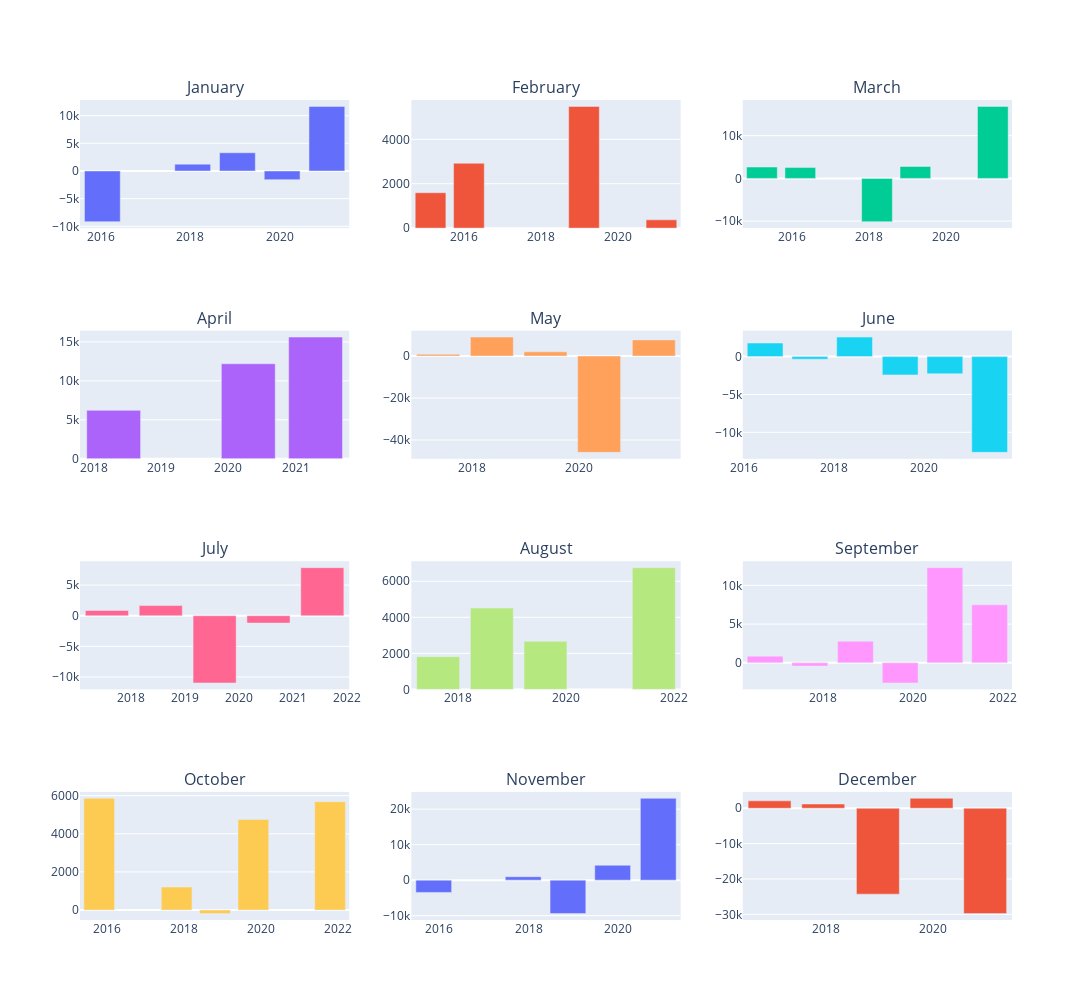

Write notebook code for a chart like this one.
### Code cell
fig = make_subplots(rows=4, cols=3, subplot_titles = ['January', 'February', 'March', 'April', 'May', 'June', 'July', 'August', 'September', 'October', 'November', 'December'] )

n = 0
for i in range(1,5):
    for j in range(1, 4):
        n += 1
        x = df1['Exp_date'].loc[(df1['Exp_date'].dt.month==n)]
        y = df1['Total Profit/Loss'].loc[(df1['Exp_date'].dt.month==n)]
        fig.add_trace(
            go.Bar(x=x , y=y,showlegend=False),
            row=i, col=j
        )
fig.update_layout(height=1000, width=1100)

fig.show()

### Figure 1 — Plotly figure (JSON) as saved in the notebook; plotly's stock layout.template omitted (floating-point values rounded to 4 significant figures)
{"data": [{"showlegend": false, "type": "bar", "x": ["2016-01-15T00:00:00", "2018-01-19T00:00:00", "2019-01-18T00:00:00", "2020-01-17T00:00:00", "2021-01-15T00:00:00"], "xaxis": "x", "y": [-9169.0, 1239, 3297, -1565, 11670], "yaxis": "y"}, {"showlegend": false, "type": "bar", "x": ["2015-02-20T00:00:00", "2016-02-19T00:00:00", "2019-02-15T00:00:00", "2021-02-19T00:00:00"], "xaxis": "x2", "y": [1595, 2921, 5483.0, 374], "yaxis": "y2"}, {"showlegend": false, "type": "bar", "x": ["2015-03-20T00:00:00", "2016-03-18T00:00:00", "2018-03-16T00:00:00", "2019-03-15T00:00:00", "2021-03-19T00:00:00"], "xaxis": "x3", "y": [2662, 2541, -10136, 2801, 16850], "yaxis": "y3"}, {"showlegend": false, "type": "bar", "x": ["2018-04-20T00:00:00", "2020-04-17T00:00:00", "2021-04-16T00:00:00"], "xaxis": "x4", "y": [6213.0, 12195, 15625], "yaxis": "y4"}, {"showlegend": false, "type": "bar", "x": ["2017-05-19T00:00:00", "2018-05-18T00:00:00", "2019-05-17T00:00:00", "2020-05-15T00:00:00", "2021-05-21T00:00:00"], "xaxis": "x5", "y": [801, 9043, 2003, -45870.0, 7681], "yaxis": "y5"}, {"showlegend": false, "type": "bar", "x": ["2016-06-17T00:00:00", "2017-06-16T00:00:00", "2018-06-15T00:00:00", "2019-06-21T00:00:00", "2020-06-19T00:00:00", "2021-06-18T00:00:00"], "xaxis": "x6", "y": [1792, -348, 2584, -2420, -2260, -12647], "yaxis": "y6"}, {"showlegend": false, "type": "bar", "x": ["2017-07-21T00:00:00", "2018-07-20T00:00:00", "2019-07-19T00:00:00", "2020-07-17T00:00:00", "2021-07-16T00:00:00"], "xaxis": "x7", "y": [864, 1663, -10970.0, -1197, 7848], "yaxis": "y7"}, {"showlegend": false, "type": "bar", "x": ["2017-08-18T00:00:00", "2018-08-17T00:00:00", "2019-08-16T00:00:00", "2021-08-20T00:00:00"], "xaxis": "x8", "y": [1817, 4514, 2665, 6757], "yaxis": "y8"}, {"showlegend": false, "type": "bar", "x": ["2016-09-16T00:00:00", "2017-09-15T00:00:00", "2018-09-21T00:00:00", "2019-09-20T00:00:00", "2020-09-18T00:00:00", "2021-09-17T00:00:00"], "xaxis": "x9", "y": [860, -423, 2780, -2604, 12285, 7480], "yaxis": "y9"}, {"showlegend": false, "type": "bar", "x": ["2015-10-16T00:00:00", "2017-10-20T00:00:00", "2018-10-19T00:00:00", "2019-10-18T00:00:00", "2021-10-15T00:00:00"], "xaxis": "x10", "y": [5863, 1209, -185, 4751, 5685.0], "yaxis": "y10"}, {"showlegend": false, "type": "bar", "x": ["2015-11-20T00:00:00", "2017-11-17T00:00:00", "2018-11-16T00:00:00", "2019-11-15T00:00:00", "2020-11-20T00:00:00"], "xaxis": "x11", "y": [-3451.0, 968, -9421, 4205, 23070], "yaxis": "y11"}, {"showlegend": false, "type": "bar", "x": ["2016-12-16T00:00:00", "2017-12-15T00:00:00", "2018-12-21T00:00:00", "2019-12-20T00:00:00", "2020-12-18T00:00:00"], "xaxis": "x12", "y": [2081, 1187, -24270.0, 2811, -29770.0], "yaxis": "y12"}], "layout": {"annotations": [{"font": {"size": 16}, "showarrow": false, "text": "January", "x": 0.1444, "xanchor": "center", "xref": "paper", "y": 1, "yanchor": "bottom", "yref": "paper"}, {"font": {"size": 16}, "showarrow": false, "text": "February", "x": 0.5, "xanchor": "center", "xref": "paper", "y": 1, "yanchor": "bottom", "yref": "paper"}, {"font": {"size": 16}, "showarrow": false, "text": "March", "x": 0.8556, "xanchor": "center", "xref": "paper", "y": 1, "yanchor": "bottom", "yref": "paper"}, {"font": {"size": 16}, "showarrow": false, "text": "April", "x": 0.1444, "xanchor": "center", "xref": "paper", "y": 0.7188, "yanchor": "bottom", "yref": "paper"}, {"font": {"size": 16}, "showarrow": false, "text": "May", "x": 0.5, "xanchor": "center", "xref": "paper", "y": 0.7188, "yanchor": "bottom", "yref": "paper"}, {"font": {"size": 16}, "showarrow": false, "text": "June", "x": 0.8556, "xanchor": "center", "xref": "paper", "y": 0.7188, "yanchor": "bottom", "yref": "paper"}, {"font": {"size": 16}, "showarrow": false, "text": "July", "x": 0.1444, "xanchor": "center", "xref": "paper", "y": 0.4375, "yanchor": "bottom", "yref": "paper"}, {"font": {"size": 16}, "showarrow": false, "text": "August", "x": 0.5, "xanchor": "center", "xref": "paper", "y": 0.4375, "yanchor": "bottom", "yref": "paper"}, {"font": {"size": 16}, "showarrow": false, "text": "September", "x": 0.8556, "xanchor": "center", "xref": "paper", "y": 0.4375, "yanchor": "bottom", "yref": "paper"}, {"font": {"size": 16}, "showarrow": false, "text": "October", "x": 0.1444, "xanchor": "center", "xref": "paper", "y": 0.1562, "yanchor": "bottom", "yref": "paper"}, {"font": {"size": 16}, "showarrow": false, "text": "November", "x": 0.5, "xanchor": "center", "xref": "paper", "y": 0.1562, "yanchor": "bottom", "yref": "paper"}, {"font": {"size": 16}, "showarrow": false, "text": "December", "x": 0.8556, "xanchor": "center", "xref": "paper", "y": 0.1562, "yanchor": "bottom", "yref": "paper"}], "height": 1000, "width": 1100, "xaxis": {"anchor": "y", "autorange": true, "domain": [0, 0.2889], "range": ["2015-07-17", "2021-07-16"], "type": "date"}, "xaxis10": {"anchor": "y10", "autorange": true, "domain": [0, 0.2889], "range": ["2015-04-17", "2022-04-15"], "type": "date"}, "xaxis11": {"anchor": "y11", "autorange": true, "domain": [0.3556, 0.6444], "range": ["2015-05-22", "2021-05-21"], "type": "date"}, "xaxis12": {"anchor": "y12", "autorange": true, "domain": [0.7111, 1], "range": ["2016-06-17", "2021-06-18"], "type": "date"}, "xaxis2": {"anchor": "y2", "autorange": true, "domain": [0.3556, 0.6444], "range": ["2014-08-22", "2021-08-20"], "type": "date"}, "xaxis3": {"anchor": "y3", "autorange": true, "domain": [0.7111, 1], "range": ["2014-09-19", "2021-09-17"], "type": "date"}, "xaxis4": {"anchor": "y4", "autorange": true, "domain": [0, 0.2889], "range": ["2017-10-20", "2021-10-15"], "type": "date"}, "xaxis5": {"anchor": "y5", "autorange": true, "domain": [0.3556, 0.6444], "range": ["2016-11-18", "2021-11-19"], "type": "date"}, "xaxis6": {"anchor": "y6", "autorange": true, "domain": [0.7111, 1], "range": ["2015-12-18", "2021-12-17"], "type": "date"}, "xaxis7": {"anchor": "y7", "autorange": true, "domain": [0, 0.2889], "range": ["2017-01-20", "2022-01-14"], "type": "date"}, "xaxis8": {"anchor": "y8", "autorange": true, "domain": [0.3556, 0.6444], "range": ["2017-02-17", "2022-02-18"], "type": "date"}, "xaxis9": {"anchor": "y9", "autorange": true, "domain": [0.7111, 1], "range": ["2016-03-18", "2022-03-18"], "type": "date"}, "yaxis": {"anchor": "x", "autorange": true, "domain": [0.8438, 1], "range": [-10330.0, 12830.0], "type": "linear"}, "yaxis10": {"anchor": "x10", "autorange": true, "domain": [0, 0.1562], "range": [-521, 6199], "type": "linear"}, "yaxis11": {"anchor": "x11", "autorange": true, "domain": [0, 0.1562], "range": [-11230.0, 24880.0], "type": "linear"}, "yaxis12": {"anchor": "x12", "autorange": true, "domain": [0, 0.1562], "range": [-31580.0, 4621.0], "type": "linear"}, "yaxis2": {"anchor": "x2", "autorange": true, "domain": [0.8438, 1], "range": [0, 5772.0], "type": "linear"}, "yaxis3": {"anchor": "x3", "autorange": true, "domain": [0.8438, 1], "range": [-11640.0, 18350.0], "type": "linear"}, "yaxis4": {"anchor": "x4", "autorange": true, "domain": [0.5625, 0.7188], "range": [0, 16450.0], "type": "linear"}, "yaxis5": {"anchor": "x5", "autorange": true, "domain": [0.5625, 0.7188], "range": [-48920.0, 12090.0], "type": "linear"}, "yaxis6": {"anchor": "x6", "autorange": true, "domain": [0.5625, 0.7188], "range": [-13490.0, 3430.0], "type": "linear"}, "yaxis7": {"anchor": "x7", "autorange": true, "domain": [0.2812, 0.4375], "range": [-12010.0, 8893.0], "type": "linear"}, "yaxis8": {"anchor": "x8", "autorange": true, "domain": [0.2812, 0.4375], "range": [0, 7113.0], "type": "linear"}, "yaxis9": {"anchor": "x9", "autorange": true, "domain": [0.2812, 0.4375], "range": [-3431.0, 13110.0], "type": "linear"}}}
